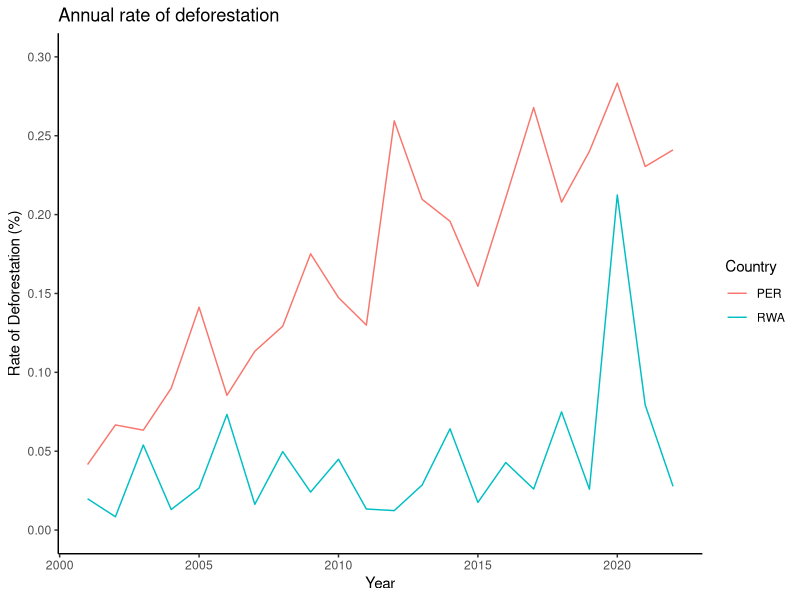
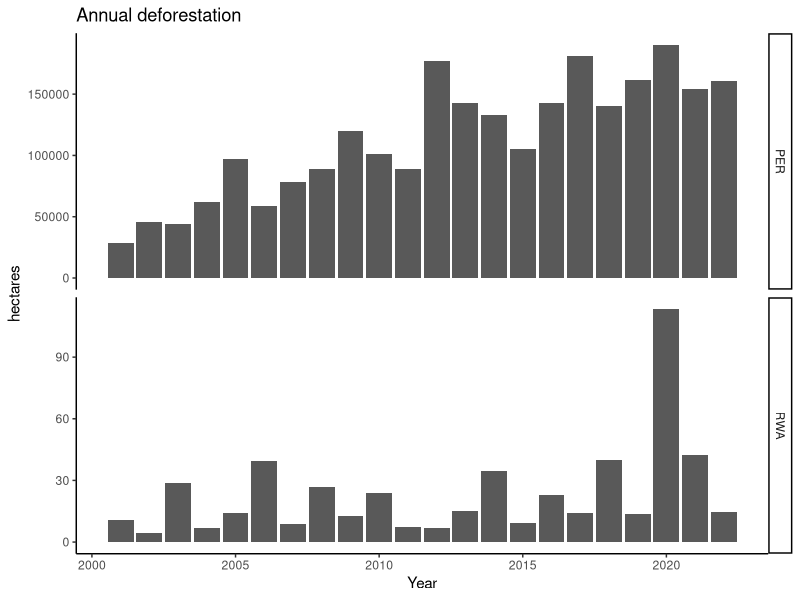

These figures' R source, in order:
library(tidyverse)
library(readxl)
library(here)
library(viridis)

peru <- read_csv(here("class_materials", "class_sessions", "/12_2_forest_loss", "in-class-activity-forest-loss","Primary Forest loss in Peru","treecover_extent_2000_in_primary_forests_2001_tropics_only__ha.csv"),
) %>% select(-area__ha) %>% rename (cover=umd_tree_cover_extent_2000__ha) %>% mutate(year=2000)
rwanda <- read_csv(here("class_materials", "class_sessions", "/12_2_forest_loss", "in-class-activity-forest-loss","Primary Forest loss in Rwanda","treecover_extent_2000_in_primary_forests_2001_tropics_only__ha.csv"),
)%>% select(-area__ha) %>% rename (cover=umd_tree_cover_extent_2000__ha) %>% mutate(year=2000)

cover_2000<-bind_rows(peru,rwanda)

peru_loss <- read_csv(here("class_materials", "class_sessions", "/12_2_forest_loss", "in-class-activity-forest-loss","Primary Forest loss in Peru","treecover_loss_in_primary_forests_2001_tropics_only__ha.csv"),
) %>% select(iso, year=umd_tree_cover_loss__year, loss=umd_tree_cover_loss__ha)
rwanda_loss <- read_csv(here("class_materials", "class_sessions", "/12_2_forest_loss", "in-class-activity-forest-loss","Primary Forest loss in Rwanda","treecover_loss_in_primary_forests_2001_tropics_only__ha.csv"),
)%>% select(iso, year=umd_tree_cover_loss__year, loss=umd_tree_cover_loss__ha)

loss<-bind_rows(peru_loss,rwanda_loss)


data<-full_join(loss,cover_2000) %>% 
  arrange(iso,year) %>% 
  rename(cover_ha=cover,loss_ha=loss)  %>%
  replace_na(list(loss=0,loss_ha=0)) %>% 
  rename(cover_end_ha=cover_ha) %>% 
  mutate(cover_start_ha=lag(cover_end_ha)) %>% 
  relocate(cover_start_ha,.before=loss_ha) %>% 
  replace_na(list(cover_start_ha=0,cover_end_ha=0)) %>% 
  mutate(cover_end_ha=cover_start_ha-cover_end_ha) %>% 
  filter(!year==2000)


tabulator <- function(data) {
  
  for (i in seq_along(data$year)) {
    data$cover_end_ha[i]<-data$cover_start_ha[i]-data$loss_ha[i]  
    if (i == max(seq_along(data$year))) {
      print("finished")
    } else {
      data$cover_start_ha[i+1]<-data$cover_end_ha[i]  
    }
  }
return(data)
  }
peru<-data %>% filter(iso=="PER")
rwanda<-data %>% filter(iso=="RWA")
peru<-tabulator(peru)
rwanda<-tabulator(rwanda)

data_all<-bind_rows(peru,rwanda)

data_all<- data_all %>% mutate(deforestation_rate=loss_ha/cover_start_ha*100)
data_all<- data_all %>% mutate(
  cover_start_km2=cover_start_ha/100,
  loss_km2=loss_ha/100,
  cover_end_km2=cover_end_ha/100)

data_all %>% 
  filter(year>2001) %>% 
  group_by(iso) %>% 
  summarize(sum(loss_ha)/1000000)

def_rate_plot<-ggplot(data_all, aes(x=year, y=deforestation_rate, group=iso,color=iso)) +
  geom_line() +
  labs(x="Year",y= "Rate of Deforestation (%)", color="Country")+
  ggtitle("Annual rate of deforestation") +
  scale_y_continuous(limits = c(0, .3), breaks = seq(0,.3,by=.05))+
  theme_classic()
  def_rate_plot
  
  

  def_annual_plot<-ggplot(data_all, aes(x=year, y=loss_ha)) +
    geom_bar(stat="identity") +
    labs(x="Year",y= "hectares", color="Country")+
    ggtitle("Annual deforestation") +
    # scale_y_continuous(limits = c(0, .3), breaks = seq(0,.3,by=.05))+
    facet_grid(rows = vars(iso),scales="free_y")+
    theme_classic()
  def_annual_plot
  
  
  